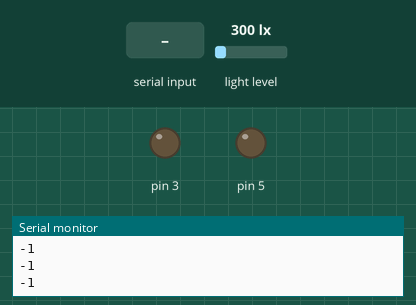
A sketch run on a simulated Arduino Uno, built with avr-gcc and run on an emulated ATmega328P. Shown: output pins drawn as LEDs (lit = HIGH), the last lines printed to the serial monitor. The inputs (shaded band) are chosen by the test bench; at power-on: light level 300 lx.

Above: at 1.2 s.
1.3 s: "b" received over Serial
At 3.4 s:
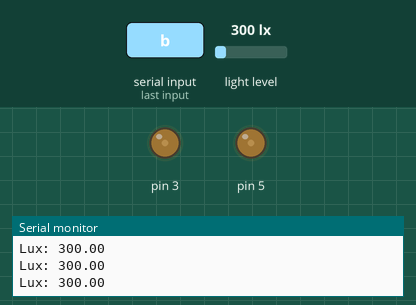
4.3 s: light level set to 1000 lx
7.3 s: "c" received over Serial
8.8 s: "e" received over Serial
At 9.7 s:
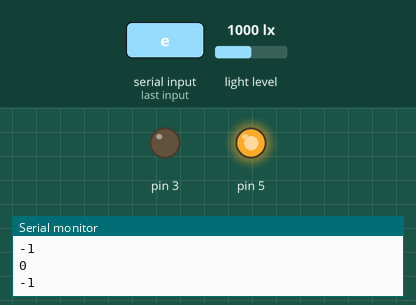
10.5 s: "c" received over Serial
At 11.0 s:
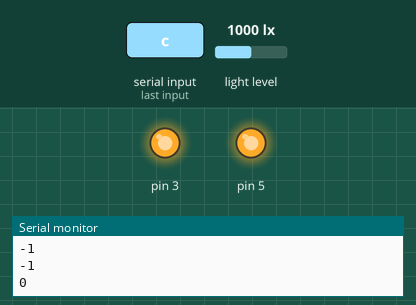
12.0 s: "f" received over Serial
At 13.4 s:
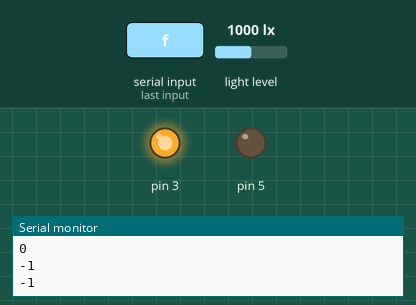
Timing chart, 0 to 14.5 s (numbered marks = the images above; inputs shaded):
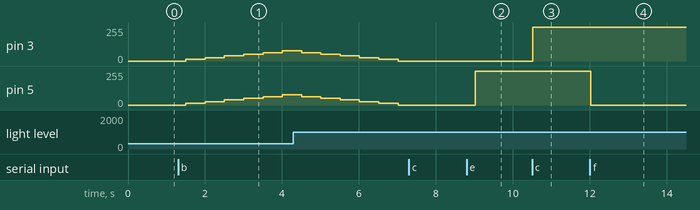

Measured:
- after the input at 1.3 s, pin 3, pin 5: moves from 0/255 to 76/255 over 2.5 s, starting after 0.20 s
- after the input at 8.8 s, pin 5: 0/255 → 255/255 after 0.22 s
- after the input at 10.5 s, pin 3: 0/255 → 255/255 at once
- after the input at 12.0 s, pin 5: 255/255 → 0/255 at once

The sketch:

version1.ino
```cpp
#include <Wire.h> //INCLUSÃO DE BIBLIOTECA
#include <BH1750.h> //INCLUSÃO DE BIBLIOTECA

BH1750 lightMeter; //CRIA UMA INSTÂNCIA

int statusLampCh1 = 0;
int statusLampCh2 = 0;

char serialRead = 'a';
char caseB = 'a';
char caseControl = 'a';
unsigned int val=0;
unsigned int calc=0;
unsigned int x=0;


void setup(){
  Serial.begin(9600); //INICIALIZA A SERIAL
  Wire.begin(); //INICIALIZA O I2C BUS
  lightMeter.begin(); //INICIALIZA A MEDIÇÃO DE LUMINOSIDADE
}

void loop() {
  float lux = lightMeter.readLightLevel(); //VARIÁVEL RECEBE O VALOR DE LUMINOSIDADE MEDIDO
  if (serialRead == 'a'){
    if(Serial.available()){
      serialRead = Serial.read();
    }else{
      Serial.println(-1);
    }
  }
  if (serialRead == 'b'){
    if(Serial.available()){
      caseB = Serial.read();
    }
    if (caseB == 'a'){
      if(lux < 500){
        if(x < 100){
          x = x + 5;
          val = map(x, 0,100, 0, 255);
          analogWrite(3,val);
          analogWrite(5,val);
          statusLampCh1 = 1;
          statusLampCh2 = 1;
          Serial.print("Lux: ");
          Serial.println(lux);
        }else{
          x = 100;
          val = map(x, 0,100, 0, 255);
          analogWrite(3,val);
          analogWrite(5,val);
          statusLampCh1 = 1;
          statusLampCh2 = 1;
          Serial.print("Lux: ");
          Serial.println(lux);
        }
      }
      else{
        if(x > 0){
          x = x - 5;
          val = map(x, 0,100, 0, 255);
          analogWrite(3,val);
          analogWrite(5,val);
          statusLampCh1 = 1;
          statusLampCh2 = 1;
          Serial.print("Lux: ");
          Serial.println(lux);
        }else{
          x = 0;
          val = map(x, 0,100, 0, 255);
          analogWrite(3,val);
          analogWrite(5,val);
          statusLampCh1 = 0;
          statusLampCh2 = 0;
          Serial.print("Lux: ");
          Serial.println(lux);
        }
      }
    }
    if (caseB == 'b'){
      if(lux < 250){
        if(x < 100){
          x = x + 5;
          val = map(x, 0,100, 0, 255);
          analogWrite(3,val);
          analogWrite(5,val);
          statusLampCh1 = 1;
          statusLampCh2 = 1;
          Serial.print("Lux: ");
          Serial.println(lux);
        }else{
          x = 100;
          val = map(x, 0,100, 0, 255);
          analogWrite(3,val);
          analogWrite(5,val);
          statusLampCh1 = 1;
          statusLampCh2 = 1;
          Serial.print("Lux: ");
          Serial.println(lux);
        }
      }
      else{
        if(x > 0){
          x = x - 5;
          val = map(x, 0,100, 0, 255);
          analogWrite(3,val);
          analogWrite(5,val);
          statusLampCh1 = 1;
          statusLampCh2 = 1;
          Serial.print("Lux: ");
          Serial.println(lux);
        }else{
          x = 0;
          val = map(x, 0,100, 0, 255);
          analogWrite(3,val);
          analogWrite(5,val);
          statusLampCh1 = 0;
          statusLampCh2 = 0;
          Serial.print("Lux: ");
          Serial.println(lux);
        }
      }
    }
    if (caseB == 'c'){
      serialRead = 'a';
      analogWrite(3,0);
      analogWrite(5,0);
      statusLampCh1 = 0;
      statusLampCh2 = 0;
      Serial.println(10);
    }
  }
  if (serialRead == 'c'){
    if(statusLampCh1 == 0){
        analogWrite(3,255);
        statusLampCh1 = 1;
        Serial.println(0);
    }else{
      Serial.println(-2);
    }
    serialRead = 'a';
  }
  if (serialRead == 'd'){
    if(statusLampCh1 == 1){
        analogWrite(3,0);
        statusLampCh1 = 0;
        Serial.println(0);
    }else{
      Serial.println(-2);
    }
    serialRead = 'a';
  }
  if (serialRead == 'e'){
    if(statusLampCh2 == 0){
        analogWrite(5,255);
        statusLampCh2 = 1;
        Serial.println(0);
    }else{
      Serial.println(-2);
    }
    serialRead = 'a';
  }
  if (serialRead == 'f'){
    if(statusLampCh2 == 1){
        analogWrite(5,0);
        statusLampCh2 = 0;
        Serial.println(0);
    }else{
      Serial.println(-2);
    }
    serialRead = 'a';
  }
  delay(500); //INTERVALO DE 5 SEGUNDO
}

//Serial.available - Verifica se tem algo para ler na serial
//Serial.read - Le o que foi escrito na serial
```
